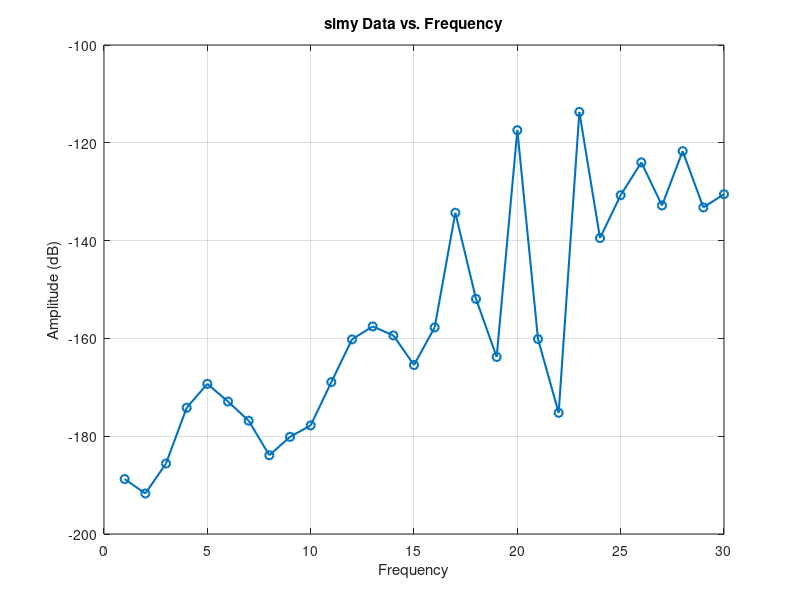

Reproduce this figure in MATLAB.
% simy_data_plot.m
% ----------------
% Define your data as [frequency, dB] pairs
data = [
    1   -188.764658;
    2   -191.717359;
    4   -174.187139;
    6   -172.914656;
    8   -183.891174;
   10   -177.794865;
   12   -160.199172;
   14   -159.386479;
   16   -157.747956;
   18   -151.915263;
   20   -117.421005;
   22   -175.219153;
   24   -139.479597;
   26   -124.002068;
   28   -121.698759;
   30   -130.507753;
    3   -185.588023;
    5   -169.295298;
    7   -176.831589;
    9   -180.134006;
   11   -168.944957;
   13   -157.547835;
   15   -165.441883;
   17   -134.311064;
   19   -163.792024;
   21   -160.135861;
   23   -113.687681;
   25   -130.707274;
   27   -132.819582;
   29   -133.218141
];

% Separate into vectors
freq = data(:,1);
db   = data(:,2);

% Sort by frequency (just in case)
[freq, idx] = sort(freq);
db = db(idx);

% Create the plot
figure;
plot(freq, db, '-o', 'LineWidth', 1.5, 'MarkerSize', 6);
xlabel('Frequency');
ylabel('Amplitude (dB)');
title('simy Data vs. Frequency');
grid on;
